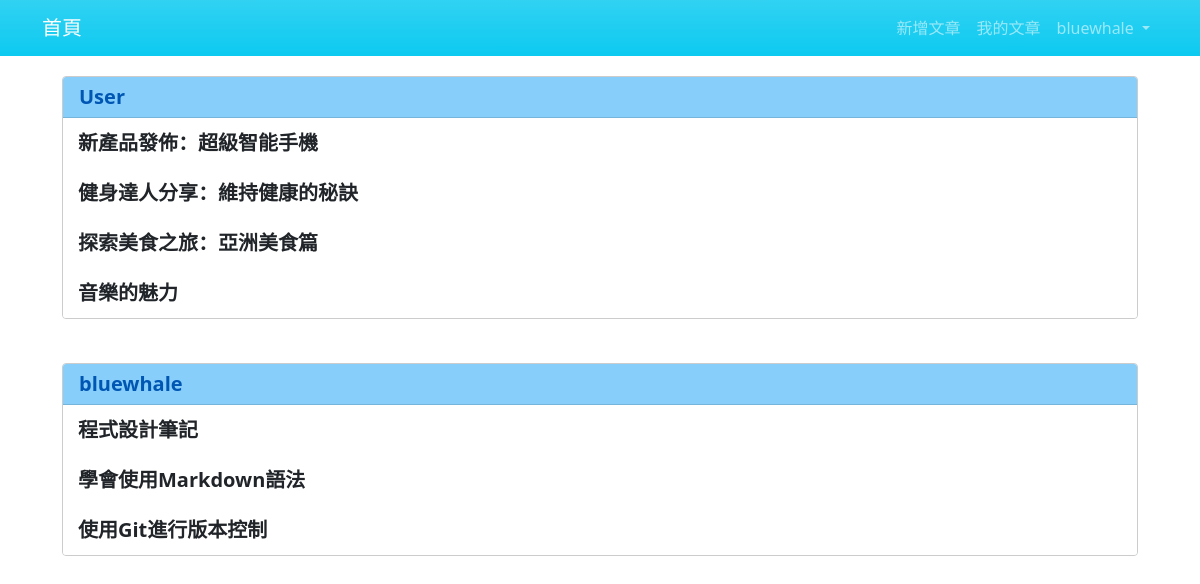
/article/article-main/ (signed in), run on the app's committed database.
### article/models.py (models this page shows, shortened)
class ArticlePost(models.Model):
    author = models.ForeignKey(User, on_delete=models.CASCADE)
    title = models.CharField(max_length=100)
    body = models.TextField()
    created = models.DateTimeField(default=timezone.now)
    total_views = models.PositiveIntegerField(default=0)
    class Meta:
        ordering = ('-created',)

### article/views.py (the view)
# urls.py: path('article-main/', views.article_main, name='article_main'),
def article_main(request):
    articles = ArticlePost.objects.all().order_by('author__username')
    context = {'articles': articles}
    return render(request, 'article/main.html', context)

### templates/article/main.html (shortened to what this page needs)
{% extends "base.html" %}
{% load static %}
{% block content %}
<div class="container">
    <div class="row">
        {% regroup articles by author.username as author_list %}
        {% for author in author_list %}
        <div class="col-md-12">
            <div class="card mb-4">
                <div class="card-header">
                    <h5 class="card-title">{{ author.grouper }}</h5>
                </div>
                <ul class="list-group">
                    {% for article in author.list %}
                    <a href="{% url 'article:article_detail' article.id %}" class="card-title">
                        <li class="list-group-item">
                            <div>
                                {{ article.title }}
                            </div>
                        </li>
                    </a>
                    {% endfor %}
                </ul>
            </div>
        </div>
        {% endfor %}
    </div>
</div>
{% endblock content %}

### templates/header.html (shortened to what this page needs)
<nav class="navbar navbar-expand navbar-dark bg-info bg-gradient navbar-bluewhale">
    <div class="container">
        <a class="navbar-brand" href="{% url 'article:article_main' %}">首頁</a>
        <div>
            <ul class="navbar-nav me-auto">
                {% if user.is_authenticated %}
                <li class="nav-item">
                    <a class="nav-link" href="{% url 'article:article_create' %}">
                        新增文章
                    </a>
                </li>
                <li class="nav-item">
                    <a class="nav-link" href="{% url 'article:article_list' %}">
                        我的文章
                    </a>
                </li>
                <li class="nav-item dropdown">
                    <a class="nav-link dropdown-toggle" href="#" role="button" data-bs-toggle="dropdown"
                        aria-expanded="false">
                        {{ user.username }}
                    </a>
                </li>
                {% else %}
                <li class="nav-item">
                    <a class="nav-link" href="{% url 'userprofile:login' %}">
                        登入
                    </a>
                </li>
                {% endif %}
            </ul>
        </div>
    </div>
</nav>

### static/style.css (style rules this page uses)
.card { position: relative; border: 1px solid #ccc; border-radius: 4px; overflow: hidden; transition: transform 0.3s ease; cursor: pointer; margin:20px; background-color: #eaf4f9; }
.card:before { position: absolute; top: 0; left: 0; width: 100%; height: 100%; background-color: lightskyblue; opacity: 0; transition: opacity 0.3s ease; }
.card-header { position: relative; background-color: lightskyblue; color: #fff; }
.card-title { font-size: 20px; font-weight: bold; color: #0056b3; transition: color 0.3s ease; text-decoration: none; margin-bottom: 0; }
.list-group-item { display: flex; justify-content: space-between; align-items: center; padding: 10px 15px; transition: background-color 0.3s ease; cursor: pointer; border: none; }

### data on the page
ArticlePost: title "新產品發佈：超級智能手機"
ArticlePost: title "健身達人分享：維持健康的秘訣"
ArticlePost: title "探索美食之旅：亞洲美食篇"
ArticlePost: title "音樂的魅力"
ArticlePost: title "程式設計筆記"
ArticlePost: title "學會使用Markdown語法"
ArticlePost: title "使用Git進行版本控制"

### other printed values
{{ user.username }} "bluewhale"
{{ author.grouper }} "User" "bluewhale"
